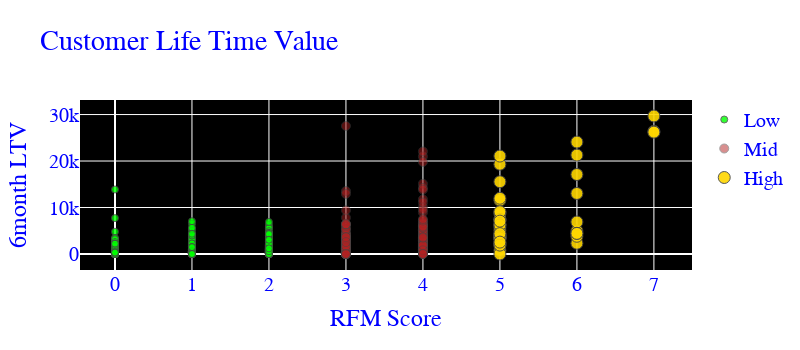

This figure's notebook cell:
### Markdown cell above
`**Merge our 3 months and 6 months dataframes to see correlations between LTV and predictors **`

### Code cell
configure_plotly_browser_state()

uk_merge = pd.merge(uk_user, uk_user_6m, on='CustomerID', how='left')
uk_merge = uk_merge.fillna(0)

uk_graph = uk_merge.query("m6_Revenue < 30000")


data1 = [
    go.Scatter(
        x=uk_graph.query("Segment == 'Low-Value'")['OverallScore'],
        y=uk_graph.query("Segment == 'Low-Value'")['m6_Revenue'],
        mode='markers',
        name='Low',
        marker= dict(size= 7,
            line= dict(width=1),
            color= 'lime',
            opacity= 0.8
           )
    ),
        go.Scatter(
        x=uk_graph.query("Segment == 'Mid-Value'")['OverallScore'],
        y=uk_graph.query("Segment == 'Mid-Value'")['m6_Revenue'],
        mode='markers',
        name='Mid',
        marker= dict(size= 9,
            line= dict(width=1),
            color= 'firebrick',
            opacity= 0.5
           )
    ),
        go.Scatter(
        x=uk_graph.query("Segment == 'High-Value'")['OverallScore'],
        y=uk_graph.query("Segment == 'High-Value'")['m6_Revenue'],
        mode='markers',
        name='High',
        marker= dict(size= 12,
            line= dict(width=1),
            color= 'gold',
            opacity= 0.9
           )
    ),
]

trace_layout = go.Layout(
        yaxis= {'title': "6month LTV"},
        xaxis= {'title': "RFM Score"},
        title='Customer Life Time Value', font = dict(color = 'blue', family="Courier New, monospace",
        size=20), plot_bgcolor='rgba(0,0,0,80)', width = 800, height = 350
    )
fig = go.Figure(data=data1, layout=trace_layout)
iplot(fig)

### Figure 1 — Plotly figure (JSON) as saved in the notebook; plotly's stock layout.template omitted (floating-point values rounded to 4 significant figures; data arrays with more than 128 entries replaced by an {"elided": "..."} marker saying what was removed)
{"data": [{"name": "Low", "y": {"elided": "1172 float values"}, "mode": "markers", "marker": {"color": "lime", "opacity": 0.8, "line": {"width": 1}, "size": 7}, "x": {"elided": "1172 int values"}, "type": "scatter"}, {"name": "Mid", "y": {"elided": "578 float values"}, "mode": "markers", "marker": {"color": "firebrick", "opacity": 0.5, "line": {"width": 1}, "size": 9}, "x": {"elided": "578 int values"}, "type": "scatter"}, {"name": "High", "y": [3636.0, 6170.0, 8949.0, 749.4, 3435.0, 3154.0, 7459.0, 5087.0, 6390.0, 15540.0, 1833.0, 7322.0, 4008.0, 4289.0, 8669.0, 19310.0, 3975.0, 11580.0, 2227.0, 0, 5727.0, 7458.0, 3604.0, 3438.0, 3847.0, 2319.0, 6254.0, 3476.0, 1917.0, 9093.0, 7074.0, 4379.0, 2561.0, 2313.0, 4972.0, 3814.0, 6890.0, 21280.0, 4452.0, 4430.0, 26410.0, 11990.0, 21067, 17100.0, 13020.0, 29690.0, 26200.0, 24080.0], "mode": "markers", "marker": {"color": "gold", "opacity": 0.9, "line": {"width": 1}, "size": 12}, "x": [5, 5, 5, 5, 5, 5, 5, 5, 5, 5, 5, 5, 5, 5, 5, 5, 5, 5, 5, 5, 5, 5, 5, 5, 5, 5, 5, 5, 5, 5, 5, 5, 5, 6, 6, 6, 6, 6, 6, 6, 7, 5, 5, 6, 6, 7, 7, 6], "type": "scatter"}], "layout": {"xaxis": {"title": {"text": "RFM Score"}}, "title": {"text": "Customer Life Time Value"}, "plot_bgcolor": "rgba(0,0,0,80)", "yaxis": {"title": {"text": "6month LTV"}}, "height": 350, "width": 800, "font": {"color": "blue", "family": "Courier New, monospace", "size": 20}}}
